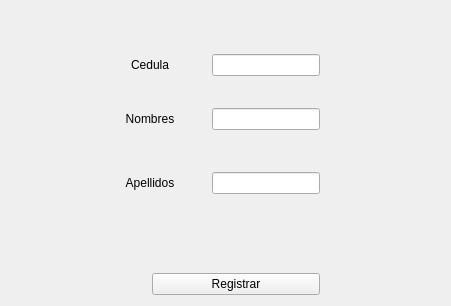
                      <widget class="QWidget" name="page_Chofer_Registrar">
                       <property name="styleSheet">
                        <string notr="true">QLabel{
	padding: 7px 30px;
}</string>
                       </property>
                       <layout class="QGridLayout" name="gridLayout_3">
                        <item row="4" column="1" colspan="2">
                         <spacer name="verticalSpacer_8">
                          <property name="orientation">
                           <enum>Qt::Vertical</enum>
                          </property>
                          <property name="sizeType">
                           <enum>QSizePolicy::Fixed</enum>
                          </property>
                          <property name="sizeHint" stdset="0">
                           <size>
                            <width>0</width>
                            <height>30</height>
                           </size>
                          </property>
                         </spacer>
                        </item>
                        <item row="5" column="3">
                         <widget class="QLineEdit" name="lineEdit_ChoferApellidos_Registrar"/>
                        </item>
                        <item row="3" column="1" colspan="2">
                         <widget class="QLabel" name="label_Marca_Registrar_2">
                          <property name="text">
                           <string>&lt;html&gt;&lt;head/&gt;&lt;body&gt;&lt;p align=&quot;center&quot;&gt;Nombres&lt;/p&gt;&lt;/body&gt;&lt;/html&gt;</string>
                          </property>
                         </widget>
                        </item>
                        <item row="7" column="2" colspan="2">
                         <widget class="QPushButton" name="Boton_Registrar_Chofer">
                          <property name="cursor">
                           <cursorShape>PointingHandCursor</cursorShape>
                          </property>
                          <property name="text">
                           <string>Registrar</string>
                          </property>
                         </widget>
                        </item>
                        <item row="5" column="1" colspan="2">
                         <widget class="QLabel" name="label_IdChoder_Registrar_2">
                          <property name="text">
                           <string>&lt;html&gt;&lt;head/&gt;&lt;body&gt;&lt;p align=&quot;center&quot;&gt;Apellidos&lt;/p&gt;&lt;/body&gt;&lt;/html&gt;</string>
                          </property>
                         </widget>
                        </item>
                        <item row="3" column="3">
                         <widget class="QLineEdit" name="lineEdit_ChoferNombres_Registrar"/>
                        </item>
                        <item row="2" column="1">
                         <spacer name="verticalSpacer_6">
                          <property name="orientation">
                           <enum>Qt::Vertical</enum>
                          </property>
                          <property name="sizeType">
                           <enum>QSizePolicy::Fixed</enum>
                          </property>
                          <property name="sizeHint" stdset="0">
                           <size>
                            <width>9</width>
                            <height>19</height>
                           </size>
                          </property>
                         </spacer>
                        </item>
                        <item row="1" column="3">
                         <widget class="QLineEdit" name="lineEdit_ChoferCedula_Registrar"/>
                        </item>
                        <item row="2" column="0">
                         <spacer name="horizontalSpacer_10">
                          <property name="orientation">
                           <enum>Qt::Horizontal</enum>
                          </property>
                          <property name="sizeType">
                           <enum>QSizePolicy::Fixed</enum>
                          </property>
                          <property name="sizeHint" stdset="0">
                           <size>
                            <width>80</width>
                            <height>20</height>
                           </size>
                          </property>
                         </spacer>
                        </item>
                        <item row="1" column="1" colspan="2">
                         <widget class="QLabel" name="label_CapPasajeros_Registrar_2">
                          <property name="text">
                           <string>&lt;html&gt;&lt;head/&gt;&lt;body&gt;&lt;p align=&quot;center&quot;&gt;Cedula&lt;/p&gt;&lt;/body&gt;&lt;/html&gt;</string>
                          </property>
                         </widget>
                        </item>
                        <item row="3" column="4">
                         <spacer name="horizontalSpacer_11">
                          <property name="orientation">
                           <enum>Qt::Horizontal</enum>
                          </property>
                          <property name="sizeType">
                           <enum>QSizePolicy::Fixed</enum>
                          </property>
                          <property name="sizeHint" stdset="0">
                           <size>
                            <width>120</width>
                            <height>20</height>
                           </size>
                          </property>
                         </spacer>
                        </item>
                        <item row="0" column="1">
                         <spacer name="verticalSpacer_7">
                          <property name="orientation">
                           <enum>Qt::Vertical</enum>
                          </property>
                          <property name="sizeType">
                           <enum>QSizePolicy::Fixed</enum>
                          </property>
                          <property name="sizeHint" stdset="0">
                           <size>
                            <width>20</width>
                            <height>40</height>
                           </size>
                          </property>
                         </spacer>
                        </item>
                        <item row="6" column="2">
                         <spacer name="verticalSpacer_5">
                          <property name="orientation">
                           <enum>Qt::Vertical</enum>
                          </property>
                          <property name="sizeType">
                           <enum>QSizePolicy::Fixed</enum>
                          </property>
                          <property name="sizeHint" stdset="0">
                           <size>
                            <width>24</width>
                            <height>70</height>
                           </size>
                          </property>
                         </spacer>
                        </item>
                       </layout>
                      </widget>
